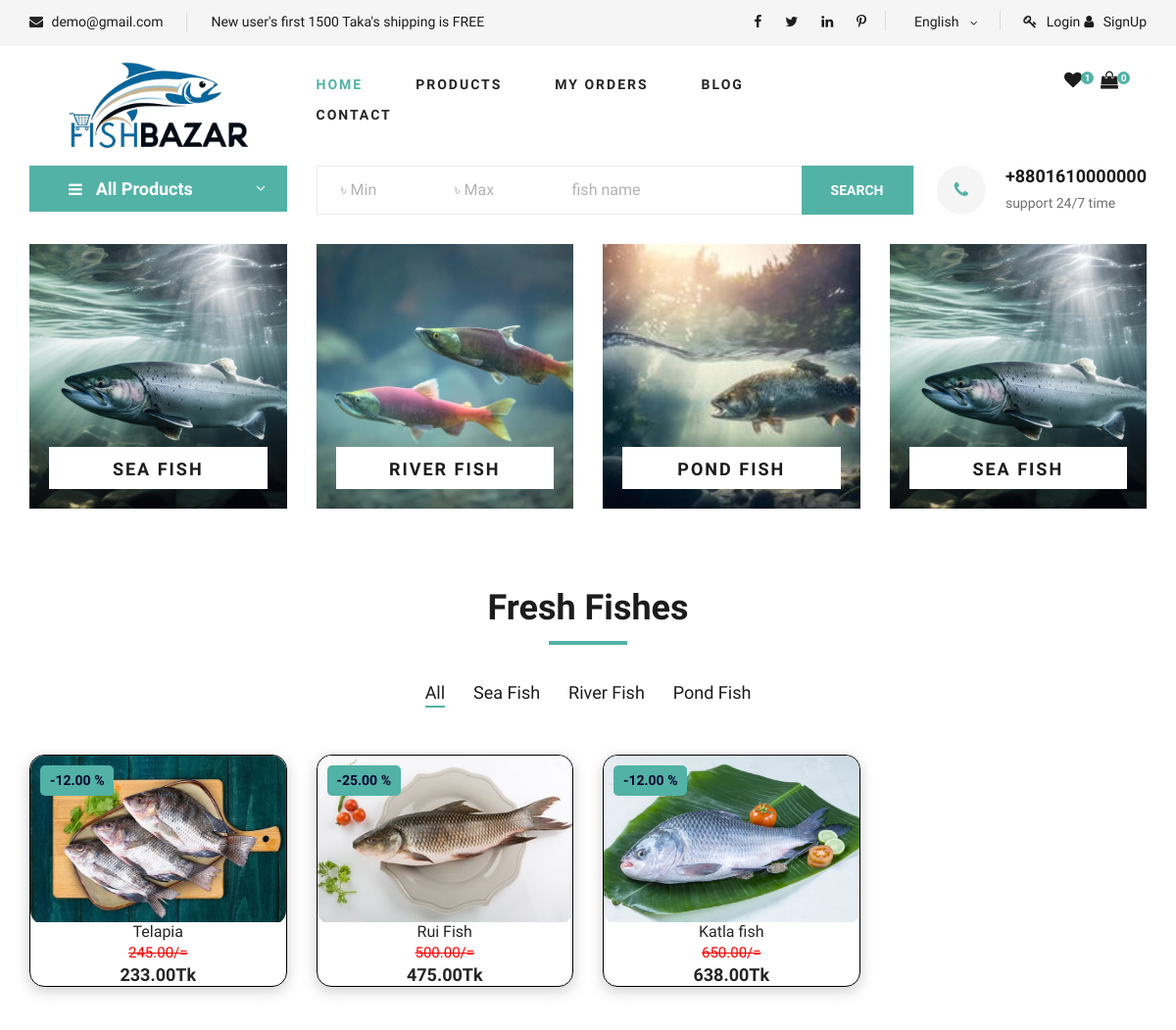
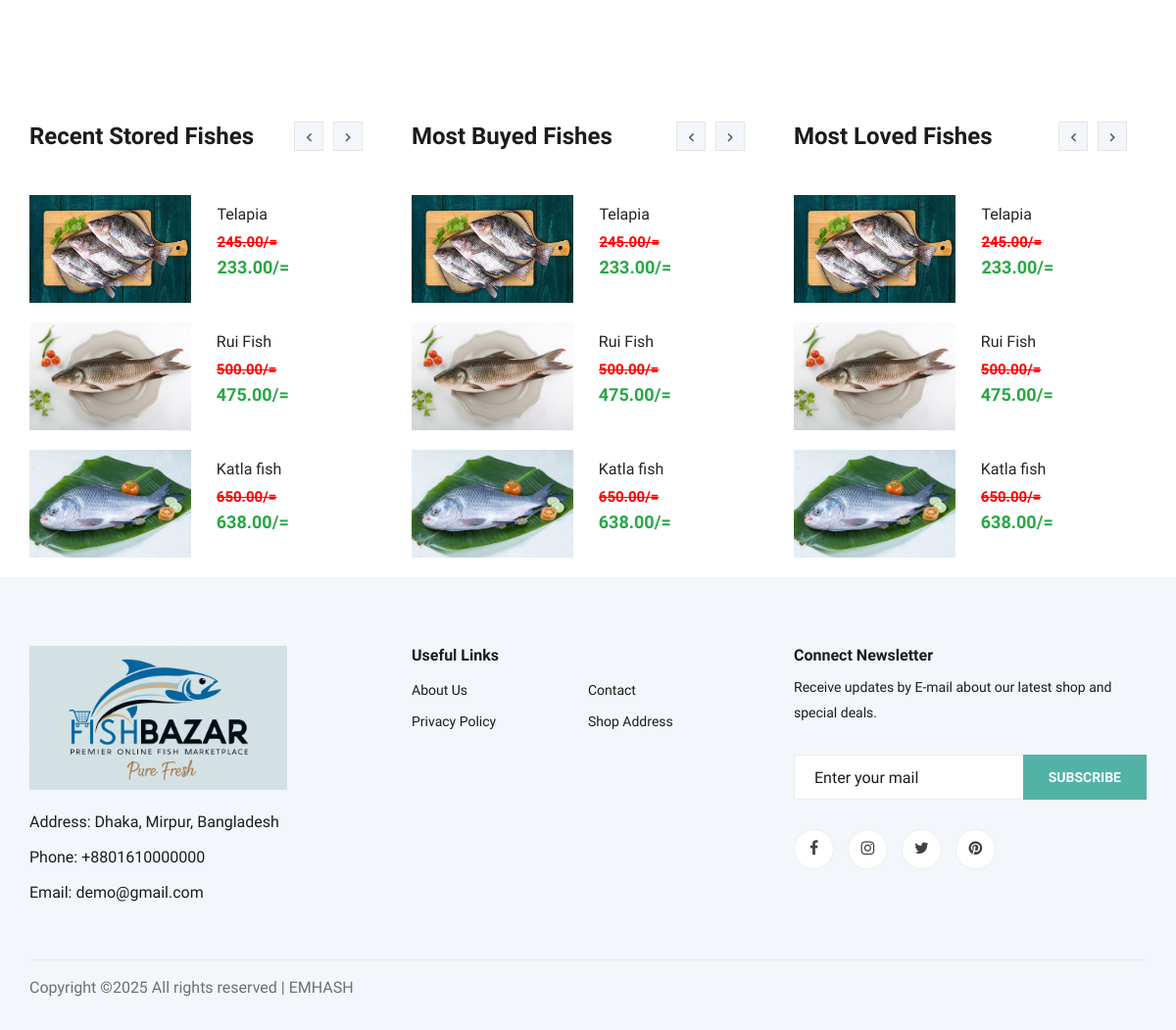
The page / on the database its author committed (2 pictures, top to bottom).
### apps/market/models.py (models this page shows, shortened)
class CommonBaseModel(models.Model):
    uid = models.UUIDField(primary_key=True, default= uuid.uuid4, editable=False)
    created_at = models.DateTimeField(auto_now_add=True)
    updated_at = models.DateTimeField(auto_now=True)
    class Meta:
        abstract = True

class Category(CommonBaseModel):
    name = models.CharField(max_length=100)
    slug = models.SlugField(null=True, blank=True)
    up_to = models.PositiveIntegerField(null=True, blank=True)
    image = models.ImageField( upload_to="FishCategory", default="fishcat.jpg")

class Fish(CommonBaseModel):
    name = models.CharField(max_length=100)
    image = models.ImageField(upload_to="Fishes")
    price = models.DecimalField(max_digits=10, decimal_places=2)
    category = models.ForeignKey(Category, on_delete=models.CASCADE)
    discount = models.DecimalField(max_digits=5, decimal_places=2, blank=True, null=True)
    def discounted_price(self):
        if self.discount:
            return self.price - self.discount
        else:
            return self.price

### apps/market/views.py (the view)
# urls.py: path('', views.homepage, name="homepage"),
def homepage(request):
    categories = Category.objects.all()
    fishes = Fish.objects.all().order_by('price')
    offers = Offer.objects.all()
    if request.method=="POST":
        form=ContactUsMessageForm(request.POST)
        if form.is_valid():
            form.save()
            messages.success(request, "Your message has reached to us. Thank you!")
            return redirect(request.path)
    else:
        form=ContactUsMessageForm()
    obj = ObjectMaster(request=request,the_query=fishes)
    pg_obj = obj.Paginate(no_of_object=15)
    context ={
        "categories":categories,
        "fishes":pg_obj,
        "offers":offers,
        "form":form,
    }
    return render(request, "frontend/index.html",context)

### apps/adminpanel/forms.py
class ContactUsMessageForm(forms.ModelForm):
    class Meta:
        model = ContactUsMessage
        fields = "__all__"
    def __init__(self, *args, **kwargs):
        super().__init__(*args, **kwargs)
        for f in self.fields:
            self.fields[f].widget.attrs.update({
                "placeholder":f"{f.title()}"
            })

### apps/market/shortcuts.py (called while the page is built)
    def Paginate(self, query=None , no_of_object = 5):
        if query is None:
            query=self.the_query
        '''In this method pass how many object per page you want to show if you wish. '''
        if self.the_query:
            pg = Paginator( query, no_of_object)
            page_number = self.request.GET.get('page')
            q_per_page = pg.get_page(page_number)
        else:
            q_per_page = None
            print("Add an object to perform pagination adding.")
        return q_per_page

### apps/market/templatetags/common.py (called while the page is built)
@register.filter
def cart_data(profile):
    if profile:
        carts = CartItem.objects.filter(user=profile, purchased = False)
        if carts:
            item = carts.count()
            return item
        else:
            return 0
    else:
        return 0

### templates/frontend/index.html (shortened to what this page needs)
{% extends "frontend/base/base.html" %}
{% block content %}
<section class="categories">
    <div class="container">
        <div class="row">
            <div class="categories__slider owl-carousel">
                {% for row in categories %}
                <div class="col-lg-3">
                    <div class="categories__item set-bg" data-setbg="{{row.image.url}}">
                        <h5><a href="#">{{row.name}}</a></h5>
                    </div>
                </div>
                {% endfor %}
            </div>
        </div>
    </div>
</section>
    <section class="featured spad">
        <div class="container">
            <div class="row">
                <div class="col-lg-12">
                    <div class="section-title">
                        <h2>Fresh Fishes</h2>
                    </div>
                    <div class="featured__controls">
                        <ul>
                            <li class="active" data-filter="*">All</li>
                            {% for categ in categories %}
                            <li data-filter=".{{categ.slug}}">{{categ.name}}</li>
                            {% endfor %}
                        </ul>
                    </div>
                </div>
            </div>
            <div class="row featured__filter">
                {% for row in fishes %}
                <div class="col-lg-3 col-md-4 col-sm-6 mix {{row.category.slug}}">
                    <div class="featured__item">
                        <div class="featured__item__pic set-bg">
                            <img src="{{row.image.url}}" class="" alt="Product Image" style="border-radius: 15px; ">
                            {% if row.discounted_price %}
                            <div class="discount-tag">
                                <span class="discount-tag-text">
                                    -{{ row.discount }} %
                                </span>
                            </div>
                            {% endif %}
                        </div>
                        <div class="featured__item__text">
                            <h6><a href="{% url "view_product" row.uid %}">{{row.name}}</a></h6>
                            <span
                            style="text-decoration: line-through; color: gray; font-size:15px;color:red;"
                            >{{row.price}}/=
                            </span>
                            <h5>{{row.discounted_price}}Tk</h5>
                        </div>
                    </div>
                </div>
                {% endfor %}
            </div>
        </div>
    </section>
    <section class="latest-product spad">
        <div class="container">
            <div class="row">
                <div class="col-lg-4 col-md-6">
                    <div class="latest-product__text">
                        <h4>Recent Stored Fishes</h4>
                        <div class="latest-product__slider owl-carousel">
                            <div class="latest-prdouct__slider__item">
                                {% for row in fishes  %}
                                <a href="{% url "view_product" row.uid %}" class="latest-product__item">
                                    <div class="latest-product__item__pic">
                                        <img src="{{row.image.url}}" alt="">
                                    </div>
                                    <div class="latest-product__item__text">
                                        <h6>{{row.name}}</h6>
                                        <span
                                        style="text-decoration: line-through; color: gray; font-size:15px;color:red;"
                                        >{{row.price}}/=
                                        </span>
                                        <span class="text-success">{{row.discounted_price}}/=</span>
                                    </div>
                                </a>
                                {% endfor %}
                            </div>
                        </div>
                    </div>
                </div>
                <div class="col-lg-4 col-md-6">
                    <div class="latest-product__text">
                        <h4>Most Buyed Fishes</h4>
                        <div class="latest-product__slider owl-carousel">
                            <div class="latest-prdouct__slider__item">
                                {% for row in fishes  %}
                                <a href="{% url "view_product" row.uid %}" class="latest-product__item">
                                    <div class="latest-product__item__pic">
                                        <img src="{{row.image.url}}" alt="">
                                    </div>
                                    <div class="latest-product__item__text">
                                        <h6>{{row.name}}</h6>
                                        <span
                                        style="text-decoration: line-through; color: gray; font-size:15px;color:red;"
                                        >{{row.price}}/=
                                        </span>
                                        <span class="text-success">{{row.discounted_price}}/=</span>
                                    </div>
                                </a>
                                {% endfor %}
                            </div>
                        </div>
                    </div>
                </div>
                <div class="col-lg-4 col-md-6">
                    <div class="latest-product__text">
                        <h4>Most Loved Fishes</h4>
                        <div class="latest-product__slider owl-carousel">
                            <div class="latest-prdouct__slider__item">
                                {% for row in fishes  %}
                                <a href="{% url "view_product" row.uid %}" class="latest-product__item">
                                    <div class="latest-product__item__pic">
                                        <img src="{{row.image.url}}" alt="">
                                    </div>
                                    <div class="latest-product__item__text">
                                        <h6>{{row.name}}</h6>
                                        <span
                                        style="text-decoration: line-through; color: gray; font-size:15px;color:red;"
                                        >{{row.price}}/=
                                        </span>
                                        <span class="text-success">{{row.discounted_price}}/=</span>
                                    </div>
                                </a>
                                {% endfor %}
                            </div>
                        </div>
                    </div>
                </div>
            </div>
        </div>
    </section>
{% endblock content %}

### static/css/style.css (style rules this page uses)
html, body { height: 100%; font-family: "Cairo", sans-serif; -webkit-font-smoothing: antialiased; font-smoothing: antialiased; }
h1, h2, h3, h4, h5, h6 { margin: 0; color: #111111; font-weight: 400; font-family: "Cairo", sans-serif; }
h2 { font-size: 36px; }
h4 { font-size: 24px; }
h5 { font-size: 18px; }
h6 { font-size: 16px; }
img { max-width: 100%; }
ul, ol { padding: 0; margin: 0; }
.section-title { margin-bottom: 50px; text-align: center; }
.section-title h2 { color: #1c1c1c; font-weight: 700; position: relative; }
.section-title h2:after { position: absolute; left: 0; bottom: -15px; right: 0; height: 4px; width: 80px; background: #52b2a6; content: ""; margin: 0 auto; }
.set-bg { background-repeat: no-repeat; background-size: cover; background-position: top center; }
.spad { padding-top: 100px; padding-bottom: 100px; }
.categories__item { height: 270px; position: relative; }
.categories__item h5 { position: absolute; left: 0; width: 100%; padding: 0 20px; bottom: 20px; text-align: center; }
.categories__item h5 a { font-size: 18px; color: #1c1c1c; font-weight: 700; text-transform: uppercase; letter-spacing: 2px; padding: 12px 0 10px; background: #ffffff; display: block; }
.categories__slider .col-lg-3 { max-width: 100%; }
.discount-tag { position: absolute; top: 10px; left: 10px; background-color: #52b2a6; color: #040430; padding: 5px 10px; font-size: 14px; font-weight: bold; border-radius: 5px; z-index: 10; }
.featured { padding-top: 80px; padding-bottom: 40px; }
.featured__controls { text-align: center; margin-bottom: 50px; }
.featured__controls ul li { list-style: none; font-size: 18px; color: #1c1c1c; display: inline-block; margin-right: 25px; position: relative; cursor: pointer; }
.featured__controls ul li.active:after { opacity: 1; }
.featured__controls ul li:after { position: absolute; left: 0; bottom: -2px; width: 100%; height: 2px; background: #52b2a6; content: ""; opacity: 0; }
.featured__controls ul li:last-child { margin-right: 0; }
.featured__item { margin-bottom: 50px; border-radius: 15px; border: #000 solid 1px; background: rgba(255, 255, 255, 0.3); backdrop-filter: blur(10px); -webkit-backdrop-filter: blur(10px); box-shadow: 0 4px 15px rgba(0, 0, 0, 0.2); }
.featured__item__pic { height: 170px; width: 100%; position: relative; overflow: hidden; background-position: center center; }
.featured__item__text { text-align: center; padding-top: 0px; }
.featured__item__text h6 { margin-bottom: 0px; }
.featured__item__text h6 a { color: #252525; }
.featured__item__text h5 { color: #252525; font-weight: 700; }
.latest-product { padding-top: 80px; padding-bottom: 0; }
.latest-product__text h4 { font-weight: 700; color: #1c1c1c; margin-bottom: 45px; }
.latest-product__item { margin-bottom: 20px; overflow: hidden; display: block; }
.latest-product__item__pic { float: left; margin-right: 26px; }
.latest-product__item__pic img { height: 110px; width: 110px; }
.latest-product__item__text { overflow: hidden; padding-top: 10px; }
.latest-product__item__text h6 { color: #252525; margin-bottom: 8px; }
.latest-product__item__text span { font-size: 18px; display: block; color: #252525; font-weight: 700; }
@media only screen and (min-width: 1200px) { .container { max-width: 1170px; } }

### rows shown on the page
Category: shows a picture, name "SEA FISH", name "Sea Fish"
Category: shows a picture, name "RIVER FISH", name "River Fish"
Category: shows a picture, name "POND FISH", name "Pond Fish"
Fish: image (picture), discount "12.00", name "Telapia", price "245.00", discounted_price "233.00"
Fish: image (picture), discount "25.00", name "Rui Fish", price "500.00", discounted_price "475.00"
Fish: image (picture), discount "12.00", name "Katla fish", price "650.00", discounted_price "638.00"

### other values the page prints
{{ request.user.profile | cart_data }} "0"
